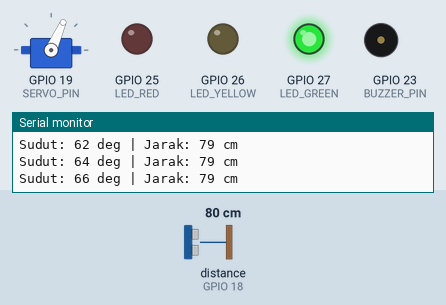
This sketch was run on a simulated ESP32. Parts: servo, output pins drawn as LEDs (lit = HIGH), buzzer (waves = sounding, pin HIGH), the last lines printed to the serial monitor. Wiring (inferred from the names in the program): ultrasonic range finder: trigger GPIO 5; echo GPIO 18. Inputs (shaded band) come from the test bench; at power-on: distance to the obstacle (sensor on GPIO 18) 80 cm. The echo pulse lasts 58.3 µs per cm; pins used as bus, display or sensor lines are not drawn.

Above: at 1.2 s.
1.3 s: distance to the obstacle (sensor on GPIO 18) set to 2 cm
At 1.72 s:
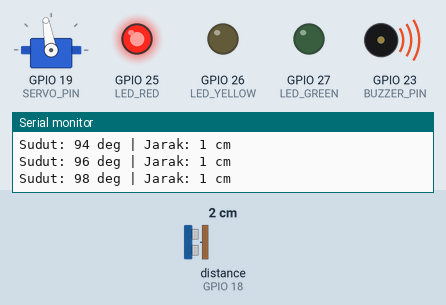
4.3 s: distance to the obstacle (sensor on GPIO 18) set to 18 cm
At 4.49 s:
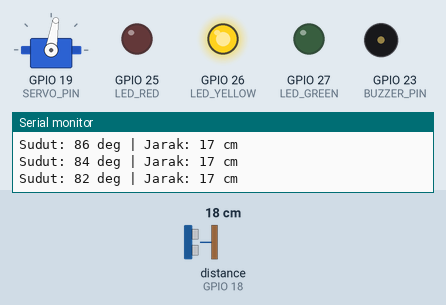
7.3 s: distance to the obstacle (sensor on GPIO 18) set to 4 cm
At 7.81 s:
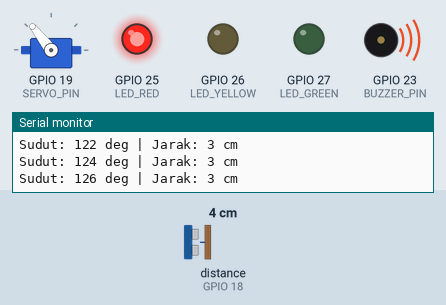
10.3 s: distance to the obstacle (sensor on GPIO 18) set to 35 cm
At 11.21 s:
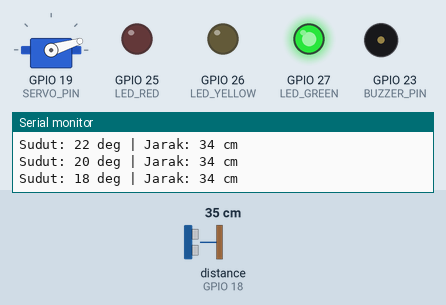
13.3 s: distance to the obstacle (sensor on GPIO 18) set to 9 cm
At 14.01 s:
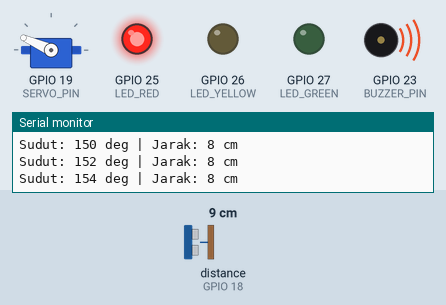
16.3 s: distance to the obstacle (sensor on GPIO 18) set to 33 cm
At 18.68 s:
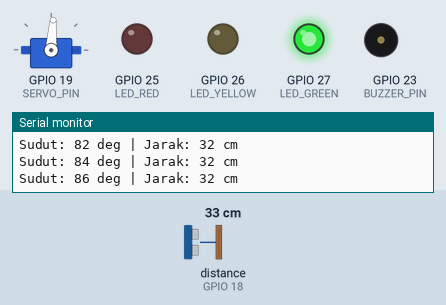
Timing chart, 0 to 20.3 s (numbered marks = the images above; inputs shaded):
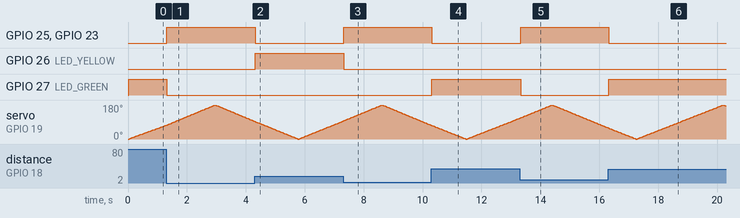

The sketch:

radar_sensor.ino
```cpp
#include <ESP32Servo.h> // Memasukkan library ESP32Servo untuk mengontrol motor servo

// =========================================================================
// CONFIGURASI PIN (Mendefinisikan pin ESP32 yang terhubung ke komponen)
// =========================================================================
#define TRIG_PIN 5        // Pin GPIO 5 dihubungkan ke pin Trigger (Trig) sensor ultrasonik
#define ECHO_PIN 18       // Pin GPIO 18 dihubungkan ke pin Echo sensor ultrasonik
#define SERVO_PIN 19      // Pin GPIO 19 dihubungkan ke kabel data/sinyal (oranye) motor servo
#define LED_RED 25        // Pin GPIO 25 dihubungkan ke lampu Merah pada modul traffic lamp
#define LED_YELLOW 26     // Pin GPIO 26 dihubungkan ke lampu Kuning pada modul traffic lamp
#define LED_GREEN 27      // Pin GPIO 27 dihubungkan ke lampu Hijau pada modul traffic lamp
#define BUZZER_PIN 23     // Pin GPIO 23 dihubungkan ke kaki positif (+) buzzer speaker

Servo myServo;            // Membuat objek bernama 'myServo' berbasis class Servo untuk kontrol motor

void setup() {
  Serial.begin(115200);   // Membuka jalur komunikasi serial ke PC dengan kecepatan 115200 bps

  // Mengatur mode pin: OUTPUT untuk mengirim arus listrik, INPUT untuk membaca sinyal masukan
  pinMode(TRIG_PIN, OUTPUT);    // Pin Trig diset sebagai Output untuk memancarkan suara ultrasonik
  pinMode(ECHO_PIN, INPUT);     // Pin Echo diset sebagai Input untuk menangkap pantulan suara ultrasonik
  pinMode(LED_RED, OUTPUT);     // Pin LED Merah diset sebagai Output
  pinMode(LED_YELLOW, OUTPUT);  // Pin LED Kuning diset sebagai Output
  pinMode(LED_GREEN, OUTPUT);   // Pin LED Hijau diset sebagai Output
  pinMode(BUZZER_PIN, OUTPUT);  // Pin Buzzer diset sebagai Output

  myServo.attach(SERVO_PIN);    // Menyambungkan objek servo ke pin fisik (GPIO 19) yang sudah ditentukan
}

void loop() {
  // -----------------------------------------------------------------------
  // PERGERAKAN 1: Motor servo berputar maju dari sudut 0 ke 180 derajat
  // -----------------------------------------------------------------------
  for (int angle = 0; angle <= 180; angle += 1) { // Pergeseran sudut rapat (+1 derajat) agar gerakan mulus
    myServo.write(angle);                         // Memerintahkan servo bergerak ke posisi sudut saat ini
    delay(15);                                    // Jeda 15 milidetik agar motor sempat bergerak sebelum lanjut

    // Logika saringan: Hanya mengambil data jarak jika sudut bernilai genap (bisa dibagi 2)
    // Ini dilakukan agar sensor ultrasonik tidak bekerja terlalu keras yang bisa membuat servo tersendat
    if (angle % 2 == 0) {
      int distance = getDistance();               // Memanggil fungsi getDistance() untuk mendapatkan data jarak
      kendaliIndikator(distance);                 // Menyalakan lampu/buzzer yang sesuai dengan jarak objek
      cetakData(angle, distance);                 // Mengirim teks info sudut dan jarak ke Serial Monitor PC
    }
  }

  // -----------------------------------------------------------------------
  // PERGERAKAN 2: Motor servo berputar mundur kembali dari 180 ke 0 derajat
  // -----------------------------------------------------------------------
  for (int angle = 180; angle >= 0; angle -= 1) { // Pengurangan sudut dilakukan bertahap (-1 derajat)
    myServo.write(angle);                         // Menggerakkan servo ke posisi sudut mundur
    delay(15);                                    // Jeda pergerakan fisik motor

    if (angle % 2 == 0) {                         // Saringan pengecekan jarak di sudut genap
      int distance = getDistance();               // Mengukur jarak objek saat servo berputar balik
      kendaliIndikator(distance);                 // Memperbarui status traffic lamp & buzzer
      cetakData(angle, distance);                 // Menampilkan data terbaru ke Serial Monitor
    }
  }
}

// =========================================================================
// FUNGSI UNTUK MENGHITUNG JARAK OBJEK (MENGGUNAKAN SENSOR ULTRASONIK)
// =========================================================================
int getDistance() {
  // Memastikan pin Trig benar-benar mati (LOW) sesaat untuk membersihkan sisa sinyal lama
  digitalWrite(TRIG_PIN, LOW);
  delayMicroseconds(2);

  // Mengirimkan pulsa trigger berupa sinyal HIGH selama 10 mikrodetik
  // Sinyal ini memicu sensor untuk memancarkan 8 gelombang suara ultrasonik berfrekuensi 40 kHz
  digitalWrite(TRIG_PIN, HIGH);
  delayMicroseconds(10);
  digitalWrite(TRIG_PIN, LOW); // Mematikan kembali pin Trig setelah pulsa terkirim

  // pulseIn() berfungsi menghitung waktu (dalam mikrodetik) sejak pin Echo bernilai HIGH hingga kembali LOW.
  // Ditambahkan batas waktu (timeout) 30000 µs (30 ms) agar program tidak macet jika tidak ada objek sama sekali.
  long duration = pulseIn(ECHO_PIN, HIGH, 30000);

  // Rumus fisika menghitung jarak berdasarkan kecepatan suara di udara (0.034 cm/µs)
  // Dibagi 2 karena durasi waktu yang didapat mencakup perjalanan pergi (saat dikirim) dan pulang (saat memantul balik)
  int distance = duration * 0.034 / 2;

  return distance; // Mengembalikan hasil perhitungan berupa angka jarak (satuan cm) ke fungsi utama
}

// =========================================================================
// FUNGSI LOGIKA KENDALI TRAFFIC LAMP & BUZZER BERDASARKAN JARAK
// =========================================================================
void kendaliIndikator(int distance) {

  // KONDISI 1: Jarak terdeteksi antara 1 sampai 15 cm 🔴 [ZONA BAHAYA]
  if (distance > 0 && distance <= 15) {
    digitalWrite(LED_RED, HIGH);      // Menyalakan LED Merah
    digitalWrite(LED_YELLOW, LOW);    // Mematikan LED Kuning
    digitalWrite(LED_GREEN, LOW);     // Mematikan LED Hijau
    digitalWrite(BUZZER_PIN, HIGH);   // Menyalakan Buzzer (bunyi alarm tanpa putus)
  }
  // KONDISI 2: Jarak terdeteksi antara 16 sampai 30 cm 🟡 [ZONA PERINGATAN]
  else if (distance > 15 && distance <= 30) {
    digitalWrite(LED_RED, LOW);       // Mematikan LED Merah
    digitalWrite(LED_YELLOW, HIGH);   // Menyalakan LED Kuning
    digitalWrite(LED_GREEN, LOW);     // Mematikan LED Hijau
    digitalWrite(BUZZER_PIN, LOW);    // Mematikan Buzzer
  }
  // KONDISI 3: Jarak di atas 30 cm atau tidak mendeteksi apa pun 🟢 [ZONA AMAN]
  else {
    digitalWrite(LED_RED, LOW);       // Mematikan LED Merah
    digitalWrite(LED_YELLOW, LOW);    // Mematikan LED Kuning
    digitalWrite(LED_GREEN, HIGH);    // Menyalakan LED Hijau
    digitalWrite(BUZZER_PIN, LOW);    // Mematikan Buzzer
  }
}

// =========================================================================
// FUNGSI UNTUK MENGIRIM TEKS DATA KE SERIAL MONITOR PC
// =========================================================================
void cetakData(int angle, int distance) {
  Serial.print("Sudut: ");        // Mencetak teks statis "Sudut: "
  Serial.print(angle);            // Mencetak nilai angka posisi derajat servo saat ini
  Serial.print(" deg | Jarak: "); // Mencetak pembatas teks
  Serial.print(distance);         // Mencetak nilai angka hasil ukur jarak sensor ultrasonik
  Serial.println(" cm");          // Mencetak teks satuan " cm" sekaligus membuat baris baru (Enter)
}
```

Measured:
- after the input at 1.3 s, GPIO 25 (LED_RED), GPIO 23 (BUZZER_PIN): LOW → HIGH at once; GPIO 27 (LED_GREEN): HIGH → LOW at once
- after the input at 4.3 s, GPIO 25 (LED_RED), GPIO 23 (BUZZER_PIN): HIGH → LOW at once; GPIO 26 (LED_YELLOW): LOW → HIGH at once
- after the input at 7.3 s, GPIO 25 (LED_RED), GPIO 23 (BUZZER_PIN): LOW → HIGH at once; GPIO 26 (LED_YELLOW): HIGH → LOW at once
- after the input at 10.3 s, GPIO 25 (LED_RED), GPIO 23 (BUZZER_PIN): HIGH → LOW at once; GPIO 27 (LED_GREEN): LOW → HIGH at once
- after the input at 13.3 s, GPIO 25 (LED_RED), GPIO 23 (BUZZER_PIN): LOW → HIGH at once; GPIO 27 (LED_GREEN): HIGH → LOW at once
- after the input at 16.3 s, GPIO 25 (LED_RED), GPIO 23 (BUZZER_PIN): HIGH → LOW at once; GPIO 27 (LED_GREEN): LOW → HIGH at once
